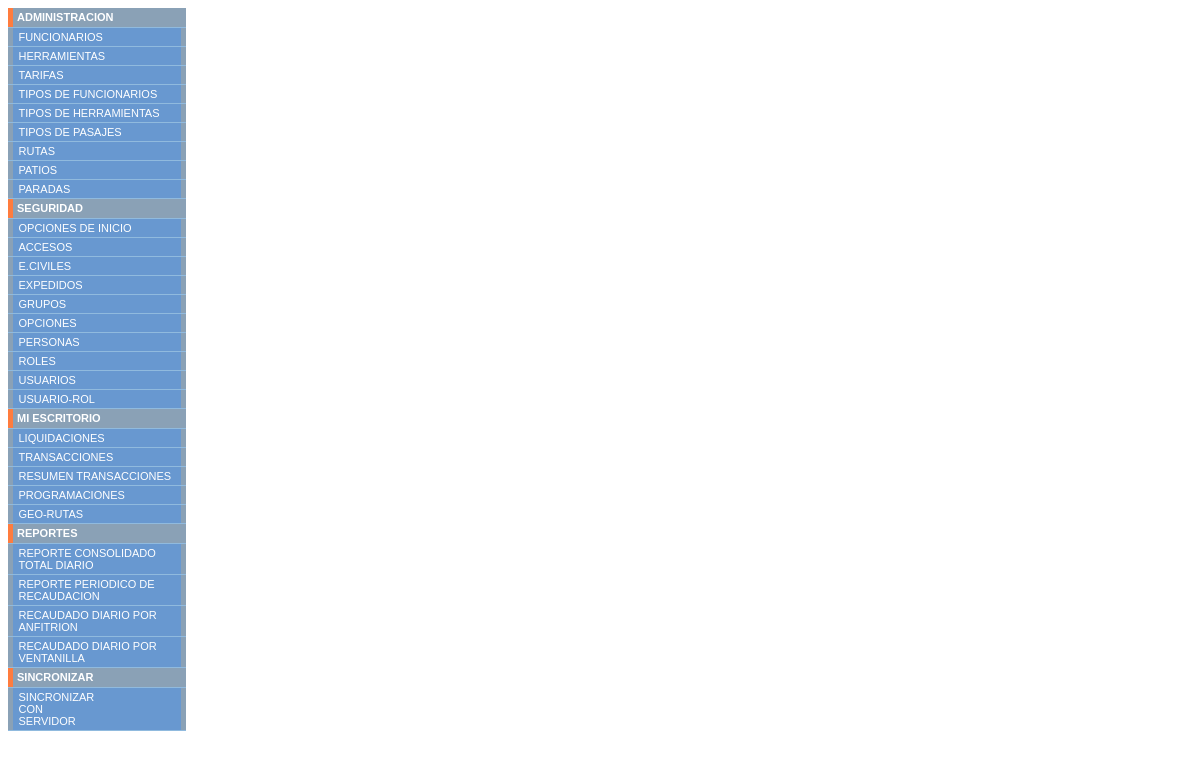
/menu.php (signed in), run on the app's committed database.
### tables this page shows
CREATE TABLE IF NOT EXISTS `sa_grupos` (
  `GRUPO_ID` int(11) NOT NULL AUTO_INCREMENT,
  `GRUPO_DESCRIPCION` varchar(255) NOT NULL,
  `GRUPO_IMAGEN` varchar(255) NOT NULL,
  `GRUPO_REGISTRADO` datetime NOT NULL,
  `GRUPO_MODIFICADO` datetime NOT NULL,
  `GRUPO_USUARIO` varchar(20) NOT NULL,
  `GRUPO_ESTADO` char(1) NOT NULL,
  PRIMARY KEY (`GRUPO_ID`)
);

CREATE TABLE IF NOT EXISTS `sa_opciones` (
  `OPCION_ID` int(11) NOT NULL AUTO_INCREMENT,
  `OPCION_GRUPO_ID` int(11) NOT NULL,
  `OPCION_DESCRIPCION` varchar(255) NOT NULL,
  `OPCION_CONTENIDO` varchar(255) NOT NULL,
  `OPCION_ADICIONAL` varchar(255) NOT NULL,
  `OPCION_ORDEN` int(11) NOT NULL,
  `OPCION_IMAGEN` varchar(255) NOT NULL,
  `OPCION_REGISTRADO` datetime NOT NULL,
  `OPCION_MODIFICADO` datetime NOT NULL,
  `OPCION_USUARIO` varchar(20) NOT NULL,
  `OPCION_ESTADO` char(1) NOT NULL,
  PRIMARY KEY (`OPCION_ID`),
  KEY `OPCION_GRUPO_ID` (`OPCION_GRUPO_ID`)
);

### servicios/dbVersion02.php (called while the page is built, shortened)
<?php
$connLocal = "";
function LocalExecuteQuery($consultaSql)
{
	global $connLocal;
	$r = array();
	if ($result = mysqli_query($connLocal, $consultaSql)) {
		switch ($result)
		{
			default;
				while ($row = mysqli_fetch_assoc($result)) {
					$r[] = $row;
				}
				return ($r);
				break;
		}
	}
	else
	{
	  return (0);
	}
}
?>

### menu.php (the view, shortened to what this page needs)
<?php
include "servicios/dbVersion02.php";
?>
<html>
	<head>
		<link rel="stylesheet" type="text/css" href="css/styleMenu.css" />
	</head>
<body>
<?php
$sIdUsuario = $_SESSION["idUsuario"];
$queryGrupo = "SELECT DISTINCT (GRUPO_ID),GRUPO_DESCRIPCION
               FROM sa_accesos
               INNER JOIN sa_opciones  ON ACCESO_OPCION_ID =OPCION_ID
               INNER JOIN sa_grupos ON  OPCION_GRUPO_ID = GRUPO_ID
               WHERE ACCESO_TIPO_FUNCIONARIO_ID=(SELECT UTF_TIPO_FUNCIONARIO_ID
			                        FROM sa_usuario_tipos_funcionario
									WHERE UTF_USUARIO_ID =".$sIdUsuario.") and ACCESO_ESTADO ='A'";
$queryOpciones = "SELECT GRUPO_ID,GRUPO_DESCRIPCION, OPCION_ID, OPCION_DESCRIPCION, OPCION_CONTENIDO,OPCION_IMAGEN
				  FROM sa_accesos
                  INNER JOIN sa_opciones  ON ACCESO_OPCION_ID = OPCION_ID
                  INNER JOIN sa_grupos ON OPCION_GRUPO_ID = GRUPO_ID
                  WHERE ACCESO_TIPO_FUNCIONARIO_ID = (SELECT UTF_TIPO_FUNCIONARIO_ID
				                         FROM sa_usuario_tipos_funcionario
										 WHERE UTF_USUARIO_ID =".$sIdUsuario.") AND ACCESO_ESTADO = 'A'";
 $sGrupos = LocalExecuteQuery($queryGrupo);
 $sOpciones = LocalExecuteQuery($queryOpciones);
  ?>
 <div id="menu12">
	<ul>
 <?php
 foreach ($sGrupos as $rowG) {
	$idGrupo = $rowG["GRUPO_ID"];
	echo " <li><div class='bt1'><span class='ht11'></span>	";
    echo "<span class='hw12'>".$rowG["GRUPO_DESCRIPCION"]."</span></div></li>";
		foreach ($sOpciones as $rowO){
			if($idGrupo == $rowO["GRUPO_ID"]){
				echo "<li><a href='aplicaciones/".$rowO["OPCION_CONTENIDO"]."' size='20'  target='cuerpo'>".$rowO["OPCION_DESCRIPCION"]."</a></li>";
		    }
		}
 }
  ?>
	</ul>
</div>
</body>
</html>

### css/styleMenu.css (style rules this page uses)
#menu12 { width: 178px; padding: 0 0 0 0; margin-bottom: 1em; font-size: 11px; font-weight: normal; font-family: Verdana, Lucida, Geneva, Helvetica, Arial, sans-serif; background-color: #6898d0; color: #333; }
#menu12 ul { list-style: none; margin: 0; padding: 0; border: none; }
#menu12 li { border-bottom: 1px solid #90bade; margin: 0; width: auto; }
#menu12 li a { display: block; padding: 3px 0px 3px 0.5em; border-left: 5px solid #8AA1B6; border-right: 5px solid #8AA1B6; background-color: #6898d0; color: #fff; text-decoration: none; width: auto; }
.bt1 { width : auto; font-family : Verdana, Arial, Helvetica, sans-serif; font-size : 10px; text-align : left; font-weight : bold; color : #ffffff; background-color : #8AA1B6; padding-top : 3px; padding-bottom : 4px; padding-left : 4px; border-left: 5px solid #FF7C3E; display : block; }
.hw12 { font-size : 11px; font-weight : bold; color : #ffffff; font-family : verdana, arial, helvetica, sans-serif; text-decoration : none; }

### data on the page
sa_grupos: GRUPO_DESCRIPCION "ADMINISTRACION"
sa_opciones: OPCION_DESCRIPCION "FUNCIONARIOS"
sa_opciones: OPCION_DESCRIPCION "HERRAMIENTAS"
sa_opciones: OPCION_DESCRIPCION "TARIFAS"
sa_opciones: OPCION_DESCRIPCION "TIPOS DE FUNCIONARIOS"
sa_opciones: OPCION_DESCRIPCION "TIPOS DE HERRAMIENTAS"
sa_opciones: OPCION_DESCRIPCION "TIPOS DE PASAJES"
sa_opciones: OPCION_DESCRIPCION "RUTAS"
sa_opciones: OPCION_DESCRIPCION "PATIOS"
sa_opciones: OPCION_DESCRIPCION "PARADAS"
sa_grupos: GRUPO_DESCRIPCION "SEGURIDAD"
sa_opciones: OPCION_DESCRIPCION "OPCIONES DE INICIO"
sa_opciones: OPCION_DESCRIPCION "ACCESOS"
sa_opciones: OPCION_DESCRIPCION "E.CIVILES"
sa_opciones: OPCION_DESCRIPCION "EXPEDIDOS"
sa_opciones: OPCION_DESCRIPCION "GRUPOS"
sa_opciones: OPCION_DESCRIPCION "OPCIONES"
sa_opciones: OPCION_DESCRIPCION "PERSONAS"
sa_opciones: OPCION_DESCRIPCION "ROLES"
sa_opciones: OPCION_DESCRIPCION "USUARIOS"
sa_opciones: OPCION_DESCRIPCION "USUARIO-ROL"
sa_grupos: GRUPO_DESCRIPCION "MI ESCRITORIO"
sa_opciones: OPCION_DESCRIPCION "LIQUIDACIONES"
sa_opciones: OPCION_DESCRIPCION "TRANSACCIONES"
sa_opciones: OPCION_DESCRIPCION "RESUMEN TRANSACCIONES"
sa_opciones: OPCION_DESCRIPCION "PROGRAMACIONES"
sa_opciones: OPCION_DESCRIPCION "GEO-RUTAS"
sa_grupos: GRUPO_DESCRIPCION "REPORTES"
sa_opciones: OPCION_DESCRIPCION "REPORTE CONSOLIDADO TOTAL DIARIO"
sa_opciones: OPCION_DESCRIPCION "REPORTE PERIODICO DE RECAUDACION"
sa_opciones: OPCION_DESCRIPCION "RECAUDADO DIARIO POR ANFITRION"
sa_opciones: OPCION_DESCRIPCION "RECAUDADO DIARIO POR VENTANILLA"
sa_grupos: GRUPO_DESCRIPCION "SINCRONIZAR"
sa_opciones: OPCION_DESCRIPCION "SINCRONIZAR CON SERVIDOR"
